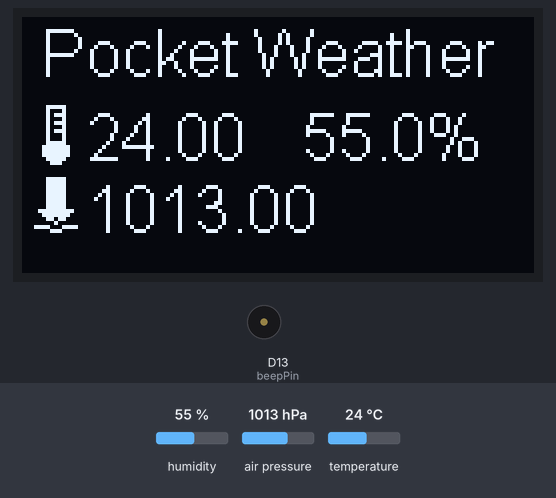
The sketch below on a simulated Seeed XIAO (SAMD21). On the bench: 128×64 one-colour display, buzzer (waves = sounding). Wiring (inferred from the names in the program): AHT10/20 sensor at I2C address 0x38. Inputs (shaded band) come from the test bench; at power-on: humidity 55 %, air pressure 1013 hPa, temperature 24 °C. Random numbers use the default seed unless the sketch sets one; what the sketch prints to the serial monitor is not drawn.

Above: at 1.7 s.
1.8 s: humidity set to 73 %
At 2.5 s:
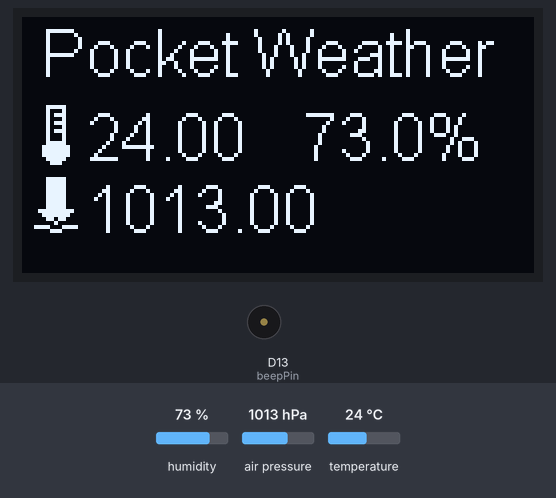
3.3 s: humidity set to 76 %
At 4.3 s:
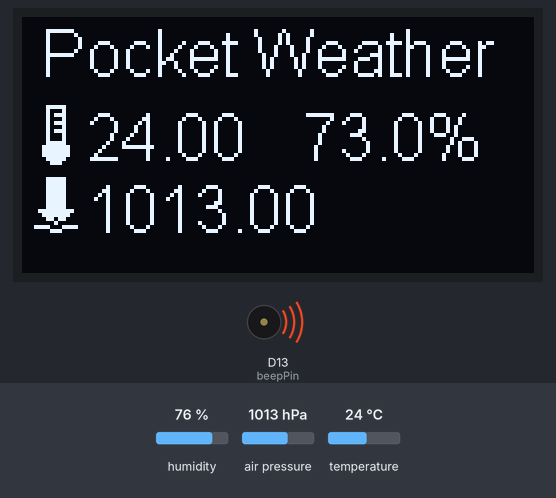
6.7 s: air pressure set to 952 hPa
At 10.0 s:
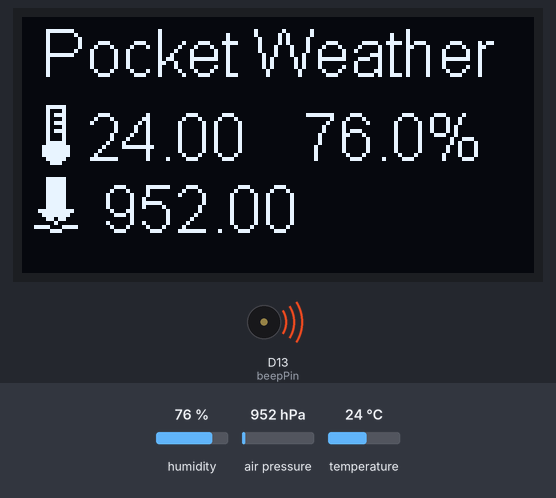
10.1 s: humidity set to 22 %
At 13.3 s:
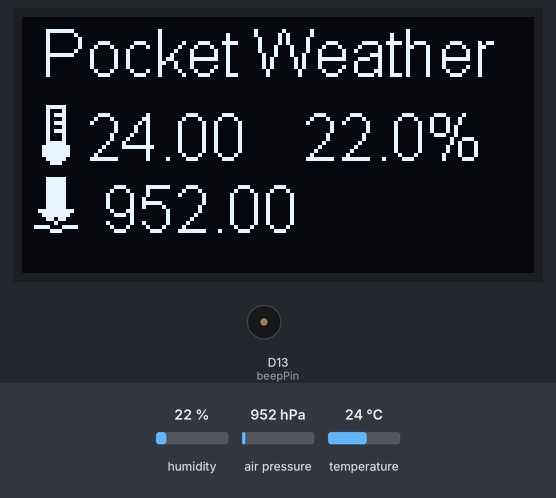
13.5 s: temperature set to 15.5 °C
At 14.8 s:
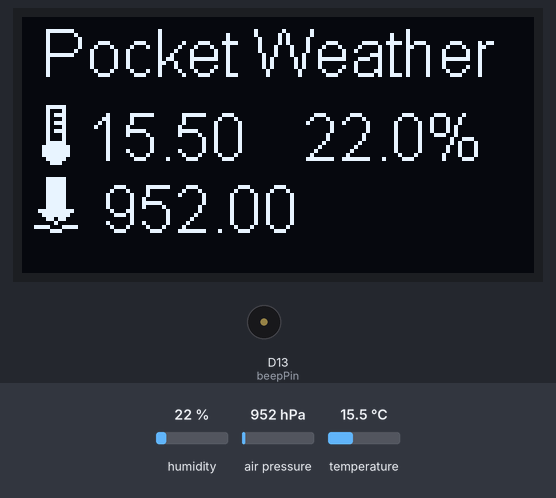
15.4 s: temperature set to 14.1 °C
At 16.6 s:
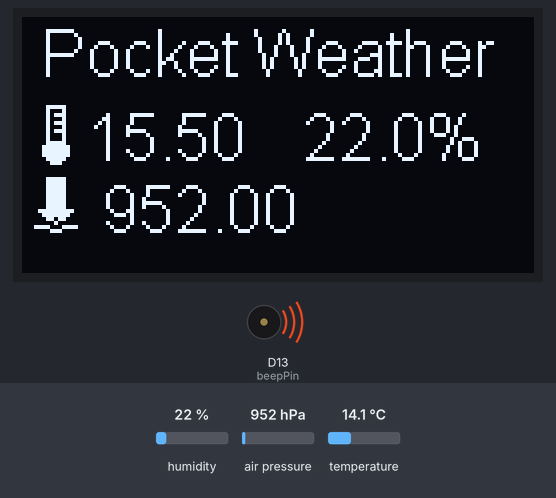
Timing chart, 0 to 19.8 s (numbered marks = the images above; inputs shaded):
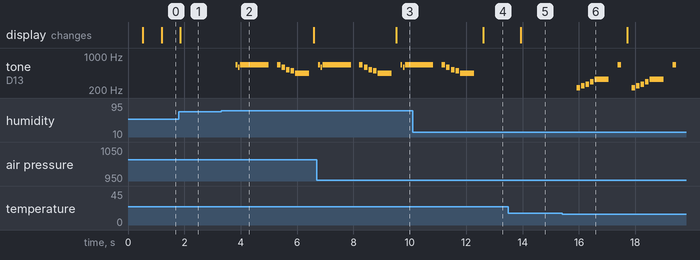

Measured:
- the behaviour switches between 74 and 75 % on humidity (found by bisection; images 1 and 2)
- the behaviour switches between 15 and 14.9 °C on temperature (found by bisection; images 5 and 6)
- after the input at 1.8 s, the display: changes after 0.05 s (image 1)
- after the input at 3.3 s, tone on D13 (beepPin): plays 659 Hz for 0.06 s, 587 Hz for 0.06 s, 659 Hz for 1.0 s, 659 Hz for 0.12 s, 587 Hz for 0.12 s, 523 Hz for 0.12 s … (8 notes in this stretch), starting after 0.53 s
- after the input at 6.7 s, the display: changes after 2.8 s (image 3)
- after the input at 10.1 s, the display: changes after 2.5 s (image 4)
- after the input at 13.5 s, the display: changes after 0.44 s (image 5)
- after the input at 15.4 s, tone on D13 (beepPin): plays 220 Hz for 0.12 s, 247 Hz for 0.12 s, 262 Hz for 0.12 s, 294 Hz for 0.12 s, 330 Hz for 0.50 s, 659 Hz for 0.12 s … (12 notes in this stretch), starting after 0.52 s

The sketch:

Mobile_WeatherStation_Match.ino
```cpp
#include <Arduino.h>
#include <Wire.h>
#include "AHT10_8266.h"
#include "BMP180_8266.h"
#include "Displayer.h"
#include <Adafruit_AHTX0.h>
#include "pitches.h"

bool isAHT10 = false;
bool isBMP180 = false;
long timeGap = 500;
long timeGapFace = 500;
long lastTime = 0;
long lastTimeFace = 0;
Displayer displayer;
Adafruit_AHTX0 aht;

uint beepPin = 13;
long highFrequency = 440;
long lowFrequency = 261.6;

int melody[] = {
  NOTE_C4, NOTE_G3, NOTE_G3, NOTE_A3, NOTE_G3, 0, NOTE_B3, NOTE_C4
};
int noteDurations[] = {
  4, 8, 8, 4, 4, 4, 4, 4
};

void setup() {
  // put your setup code here, to run once:
  Serial.begin(115200);
  Serial.println();
  Wire.begin(0x38);
  // if (! aht.begin()) {
  if (! AHT10_8266::begin()) {
    Serial.println(F("AHT10 not detected!"));
  } else {
    isAHT10 = true;
  }
  if (!BMP180_8266::begin()) {
    Serial.println(F("BMP180 not detected!"));
  } else {
    isBMP180 = true;
  }
  Serial.println("1");
  displayer.init();
  Serial.println("2");
  lastTime = millis();
  Serial.println("3");
}
float temperatureValue = 0;
float humidityValue = 0;
float pressure = 0;
void loop() {
  // put your main code here, to run repeatedly:
  if ((millis() - lastTime) >= timeGap || (millis() - lastTime) < 0) {
    Serial.println("5");
    if (isAHT10) {
      // sensors_event_t humidity, temp;
      // aht.getEvent(&humidity, &temp);
      // temperatureValue = temp.temperature;
      // humidityValue = humidity.relative_humidity;
      temperatureValue = AHT10_8266::getTemperature();
      humidityValue = AHT10_8266::getHumidity();
      Serial.print(temperatureValue);
      Serial.println(" C");
      Serial.println();

      Serial.print(humidityValue);
      Serial.println(" %");
      Serial.println();
    }
    if (isBMP180) {
      pressure = BMP180_8266::getPressure();
      Serial.print(pressure);
      Serial.println(" hPa");
      Serial.println();
    }
    lastTime = millis();
    checkAlarm(temperatureValue, humidityValue, pressure);
  }
  if ((millis() - lastTimeFace) >= timeGap || (millis() - lastTimeFace) < 0) {
    int isLaugh = random(0, 10);
    displayer.setLaugh(isLaugh>5);
    lastTimeFace = millis();
  }
  displayer.setWeatherData(temperatureValue, humidityValue, pressure);
  displayer.loop();
}

void checkAlarm(double temperature, double humidity, double pressure) {
  if (pressure <= 900) {
    alarm(0);
  }
  if (temperature <= 10) {
    alarm(4);
  } else if (temperature <= 15) {
    alarm(3);
  }
  if (temperature > 30) {
    alarm(1);
  }
  if (humidity >= 75) {
    alarm(2);
  }
}
void alarm(int type) {
  switch(type) {
    case 0:
      alarmType0();
      break;
    case 1:
      alarmType1();
      break;
    case 2:
      alarmType2();
      break;
    case 3:
      alarmType3();
      break;
    case 4:
      alarmType4();
      break;
  }
  alarmOut();
}
void alarmOut() {
  for (int thisNote = 0; thisNote < 8; thisNote++) {

    // to calculate the note duration, take one second divided by the note type.
    //e.g. quarter note = 1000 / 4, eighth note = 1000/8, etc.
    int noteDuration = 1000 / noteDurations[thisNote];
    tone(beepPin, melody[thisNote], noteDuration);

    // to distinguish the notes, set a minimum time between them.
    // the note's duration + 30% seems to work well:
    int pauseBetweenNotes = noteDuration * 1.30;
    delay(pauseBetweenNotes);
    // stop the tone playing:
    noTone(beepPin);
  }
}
void alarmType0() {
  melody[0] = NOTE_C4;
  melody[1] = NOTE_G3;
  melody[2] = NOTE_G3;
  melody[3] = NOTE_A3;
  melody[4] = NOTE_G3;
  melody[5] = 0;
  melody[6] = NOTE_B3;
  melody[7] = NOTE_C4;

  noteDurations[0] = 4;
  noteDurations[1] = 8;
  noteDurations[2] = 8;
  noteDurations[3] = 4;
  noteDurations[4] = 4;
  noteDurations[5] = 4;
  noteDurations[6] = 4;
  noteDurations[7] = 4;
}
void alarmType1() {
  melody[0] = NOTE_C5;
  melody[1] = NOTE_D5;
  melody[2] = NOTE_C5;
  melody[3] = NOTE_D5;
  melody[4] = NOTE_C5;
  melody[5] = NOTE_G4;
  melody[6] = NOTE_C5;
  melody[7] = 0;

  noteDurations[0] = 8;
  noteDurations[1] = 8;
  noteDurations[2] = 8;
  noteDurations[3] = 8;
  noteDurations[4] = 4;
  noteDurations[5] = 4;
  noteDurations[6] = 4;
  noteDurations[7] = 4;
}
void alarmType2() {
  melody[0] = NOTE_E5;
  melody[1] = NOTE_D5;
  melody[2] = NOTE_E5;
  melody[3] = NOTE_E5;
  melody[4] = NOTE_D5;
  melody[5] = NOTE_C5;
  melody[6] = NOTE_B4;
  melody[7] = NOTE_A4;

  noteDurations[0] = 16;
  noteDurations[1] = 16;
  noteDurations[2] = 1;
  noteDurations[3] = 8;
  noteDurations[4] = 8;
  noteDurations[5] = 8;
  noteDurations[6] = 8;
  noteDurations[7] = 2;
}
void alarmType3() {
  melody[0] = NOTE_A3;
  melody[1] = NOTE_B3;
  melody[2] = NOTE_C4;
  melody[3] = NOTE_D4;
  melody[4] = NOTE_E4;
  melody[5] = 0;
  melody[6] = NOTE_E5;
  melody[7] = 0;

  noteDurations[0] = 8;
  noteDurations[1] = 8;
  noteDurations[2] = 8;
  noteDurations[3] = 8;
  noteDurations[4] = 2;
  noteDurations[5] = 8;
  noteDurations[6] = 8;
  noteDurations[7] = 8;
}
void alarmType4() {
  melody[0] = NOTE_A3;
  melody[1] = NOTE_A3;
  melody[2] = 0;
  melody[3] = NOTE_A3;
  melody[4] = NOTE_A3;
  melody[5] = 0;
  melody[6] = NOTE_A3;
  melody[7] = 0;

  noteDurations[0] = 8;
  noteDurations[1] = 8;
  noteDurations[2] = 2;
  noteDurations[3] = 8;
  noteDurations[4] = 8;
  noteDurations[5] = 2;
  noteDurations[6] = 8;
  noteDurations[7] = 8;
}
```

AHT10_8266.cpp
```cpp
#include <Arduino.h>
#include <Wire.h>
#include "AHT10_8266.h"
#define SDA_PIN 4
#define SCL_PIN 5

static const uint8_t AHT10_ADDR = 0x38;

bool AHT10_8266::begin() {
  Wire.beginTransmission(AHT10_ADDR);
  Wire.write(0xE1);
  Wire.write(0x08);
  Wire.write(0x00);
  Wire.endTransmission();
  delay(500);
  unsigned char result = 0;
  Wire.requestFrom(AHT10_ADDR, (uint8_t)1);
  result = Wire.read();
  if((result & 0x68) == 0x08) {
    return true;
  } else {
    return false;
  }
}

bool AHT10_8266::reset() {
  Wire.beginTransmission(AHT10_ADDR);
  Wire.write(0xBA);
  return Wire.endTransmission() == 0;
}

bool AHT10_8266::measure(float *temp, float *hum) {
  uint8_t data[6];
  uint32_t d;

  Wire.beginTransmission(AHT10_ADDR);
  Wire.write(0xAC);
  Wire.write(0x33);
  Wire.write(0x00);
  if (Wire.endTransmission())
    return false;
  delay(75);
  if ((Wire.requestFrom(AHT10_ADDR, (uint8_t)6) != 6) || (Wire.readBytes(data, 6) != 6))
    return false;
  if (temp) {
    d = ((uint32_t)(data[3] & 0x0F) << 16) | ((uint32_t)data[4] << 8) | data[5];
    *temp = (float)d * 200 / 1048576 - 50;
  }
  if (hum) {
    d = ((uint32_t)data[1] << 12) | ((uint32_t)data[2] << 4) | (data[3] >> 4);
    *hum = (float)d * 100 / 1048576;
  }
  return true;
}

float AHT10_8266::getTemperature() {
  float result;

  if (! measure(&result, NULL))
    result = NAN;
  return result;
}

float AHT10_8266::getHumidity() {
  float result;

  if (! measure(NULL, &result))
    result = NAN;
  return result;
}
```

AHT10_8266.h
```cpp
#ifndef __AHT10_8266_H
#define __AHT10_8266_H

class AHT10_8266{
public:
  static bool begin();
  static bool reset();
  static bool measure(float *temp, float *hum);
  static float getTemperature();
  static float getHumidity();
};

#endif
```

BMP180_8266.cpp
```cpp
#include <Arduino.h>
#include <Wire.h>
#include "BMP180_8266.h"
#include <Adafruit_BMP085.h>

Adafruit_BMP085 bmp180;

bool BMP180_8266::begin() {
  return bmp180.begin();
}


float BMP180_8266::getPressure() {
  float presure = bmp180.readPressure() / 100.0;
  return presure;
}
```

BMP180_8266.h
```cpp
#ifndef __BMP180_8266_H
#define __BMP180_8266_H

class BMP180_8266 {
  public:
    static bool begin();
    static float getPressure();
};

#endif
```

Displayer.cpp
```cpp
#include <Wire.h>               // Only needed for Arduino 1.6.5 and earlier
#include "SSD1306Wire.h"        // legacy: #include "SSD1306.h"
#include "Displayer.h"
/* Uncomment the initialize the I2C address , uncomment only one, If you get a totally blank screen try the other*/
#define i2c_Address 0x3c //initialize with the I2C addr 0x3C Typically eBay OLED's
//#define i2c_Address 0x3d //initialize with the I2C addr 0x3D Typically Adafruit OLED's

#define SCREEN_WIDTH 128 // OLED display width, in pixels
#define SCREEN_HEIGHT 64 // OLED display height, in pixels
#define OLED_RESET -1   //   QT-PY / XIAO

#define LOGO16_GLCD_HEIGHT 10
#define LOGO16_GLCD_WIDTH  32
//static const unsigned char PROGMEM temperatureIcon[] =
//{ B00000000, B00000000,
//  B11000000, B00000111,
//  B01000000, B00000100,
//  B01000000, B00000111,
//  B01000000, B00000100,
//  B01000000, B00000100,
//  B11000000, B00000111,
//  B11100000, B00001111,
//  B11000000, B00000111,
//  B10000000, B00000011
//};
//static const unsigned char PROGMEM lightIcon[] =
//{
//  B00000000, B00000000,
//  B11110000, B00011111,
//  B00010000, B00011110,
//  B00010000, B00011110,
//  B00010000, B00011110,
//  B00010000, B00011110,
//  B00010000, B00011110,
//  B00010000, B00011110,
//  B11110000, B00011111,
//  B00000000, B00000000,
//};
//static const unsigned char PROGMEM pressureIcon[] =
//{ B11000000, B00000111,
//  B11000000, B00000111,
//  B11000000, B00000111,
//  B11000000, B00000111,
//  B11110000, B00011111,
//  B11100000, B00001111,
//  B11000000, B00000110,
//  B00000000, B00000001,
//  B01111000, B00111100,
//  B10000000, B00000011
//};
//static const unsigned char PROGMEM sunIcon[] =
//{
//  B00000000, B00000001,
//  B00010000, B00010001,
//  B10100000, B00001011,
//  B11100000, B00000111,
//  B11100000, B00001111,
//  B11111100, B01111111,
//  B11100000, B00001111,
//  B11000000, B00000111,
//  B10100000, B00001011,
//  B00010000, B00010001
//};
//static const unsigned char PROGMEM rainIcon[] =
//{ B00000000, B00000000,
//  B00000000, B00001000,
//  B00000000, B00011000,
//  B00000000, B00111100,
//  B00100000, B00011000,
//  B01100000, B00000000,
//  B11110000, B00000000,
//  B01100000, B00000000,
//  B00000000, B00000000
//};
static const unsigned char PROGMEM temperatureIcon[] =
{ B00000000, B00000000,
  B11000000, B00000111,
  B01000000, B00000100,
  B01000000, B00000111,
  B01000000, B00000100,
  B01000000, B00000111,
  B01000000, B00000100,
  B01000000, B00000111,
  B01000000, B00000100,
  B01000000, B00000100,
  B11000000, B00000111,
  B11100000, B00001111,
  B11100000, B00001111,
  B11100000, B00001111,
  B11000000, B00000111,
  B10000000, B00000011
};
static const unsigned char PROGMEM lightIcon[] =
{
  B00000000, B00000000,
  B00000000, B00000000,
  B11110000, B00011111,
  B00010000, B00011110,
  B00010000, B00011110,
  B00010000, B00011110,
  B00010000, B00011110,
  B00010000, B00011110,
  B00010000, B00011110,
  B00010000, B00011110,
  B00010000, B00011110,
  B00010000, B00011110,
  B00010000, B00011110,
  B11110000, B00011111,
  B00000000, B00000000,
  B00000000, B00000000
};
static const unsigned char PROGMEM pressureIcon[] =
{ B00000000, B00000000,
  B11000000, B00000111,
  B11000000, B00000111,
  B11000000, B00000111,
  B11000000, B00000111,
  B11000000, B00000111,
  B11000000, B00000111,
  B11000000, B00000111,
  B11000000, B00000111,
  B11110000, B00011111,
  B11100000, B00001111,
  B11000000, B00000110,
  B00000000, B00000001,
  B01111000, B00111100,
  B10000000, B00000011,
  B00000000, B00000000
};
static const unsigned char PROGMEM sunIcon[] =
{
  B00000000, B00000001,
  B00000000, B00000001,
  B00010000, B00010001,
  B10100000, B00001011,
  B11100000, B00000111,
  B11100000, B00001111,
  B11111100, B01111111,
  B11100000, B00001111,
  B11000000, B00000111,
  B10100000, B00001011,
  B00010000, B00010001,
  B00000000, B00000001,
  B00000000, B00000001,
  B00000000, B00000000,
  B00000000, B00000000,
  B00000000, B00000000
};
static const unsigned char PROGMEM rainIcon[] =
{
  B00000000, B00000000,
  B00000000, B00000000,
  B00000000, B00001000,
  B00000000, B00011000,
  B00000000, B00111100,
  B00100000, B00011000,
  B01100000, B00000000,
  B11110000, B00000000,
  B01100000, B00000000,
  B00000000, B00000100,
  B00000000, B00001100,
  B00010000, B00011110,
  B00110000, B00001100,
  B01111000, B00000000,
  B00110000, B00000000,
  B00000000, B00000000
};

static const unsigned char PROGMEM faceLaugh[] =
{
  B00110000, B00001100,
  B11111110, B01111111,
  B00000010, B01000000,
  B00010010, B01001000,
  B00101010, B01010100,
  B01000110, B01100010,
  B00000010, B01000000,
  B00000010, B01000000,
  B00000010, B01000000,
  B00001010, B01010000,
  B00001010, B01010000,
  B00100010, B01000100,
  B11000010, B01000011,
  B00000010, B01000000,
  B11111110, B01111111,
  B00000000, B00000000
};

static const unsigned char PROGMEM faceNormal[] =
{
  B00110000, B00001100,
  B11111110, B01111111,
  B00000010, B01000000,
  B00010010, B01001000,
  B00101010, B01010100,
  B01000110, B01100010,
  B00110010, B01001100,
  B00000010, B01000000,
  B00000010, B01000000,
  B00000010, B01000000,
  B00000010, B01000000,
  B11100010, B01000111,
  B00000010, B01000000,
  B00000010, B01000000,
  B11111110, B01111111,
  B00000000, B00000000
};

#define ICON16_GLCD_HEIGHT 16
#define ICON16_GLCD_WIDTH  16

Displayer::Displayer() {
}
void Displayer::init() {
  _displayer = new SSD1306Wire(0x3c, D2, D1);
  _displayer->init();
  _displayer->flipScreenVertically();
  _displayer->setFont(ArialMT_Plain_10);
}
void Displayer::drarwTitle(String title) {
  _displayer->setFont(ArialMT_Plain_16);
  _displayer->drawString(5, 0, title);
}
void Displayer::displayWeather() {
  if (isWeatherDataReceived) {
    _displayer->setFont(ArialMT_Plain_10);
    this->drarwTitle("Pocket Weather");
    char t1[6];
    String t(_temperature,2);
    strcpy(t1, t.c_str());

    char h1[7];
    String h(_humidity,1);
    h.concat("%");
    strcpy(h1, h.c_str());
    this->drawLineOne(t1, h1);
    this->drawLineTwo(_pressure);
    isWeatherDataReceived = false;
  }
}
void Displayer::setWeatherData(double temperature, double humidity, double pressure) {
  _temperature = temperature;
  _humidity = humidity;
  dtostrf(pressure, 7, 2, _pressure);
  isWeatherDataReceived = true;
}
void Displayer::drawTextImage(const uint8_t *bitmap, uint8_t left, uint8_t top) {
  _displayer->drawXbm(left, top, ICON16_GLCD_WIDTH, ICON16_GLCD_HEIGHT, bitmap);
}
void Displayer::drawLineOne(const char *temperature, const char *humidity) {
  this->drawTextImage(temperatureIcon, 0, 21);

  _displayer->drawString(16, 21, temperature);
  _displayer->drawString(16 * 5 - 10, 21, humidity);
}
void Displayer::drawLineTwo(char *pressure) {
  this->drawTextImage(pressureIcon, 0, 39);

  _displayer->drawString(16, 39, pressure);
  // if (_isLaugh) {
  //   this->drawTextImage(faceLaugh, 16 * 5 - 3, 39);
  // } else {
  //   this->drawTextImage(faceNormal, 16 * 5 - 6, 39);
  // }
}
void Displayer::setLaugh(bool isLaugh) {
  _isLaugh = isLaugh;
}
void Displayer::loop() {
  _displayer->clear();
  displayWeather();
  _displayer->display();
}
```

Displayer.h
```cpp
#ifndef _DISPLAYER_H__
#define _DISPLAYER_H__
#include "SSD1306Wire.h"
class Displayer {
  private:
    SSD1306Wire* _displayer;
    double _temperature;
    double _humidity;
    char _pressure[7];
    boolean isWeatherDataReceived = false;

    int _hetunBright;
    int _hetunPumb;
    bool _hetunHeater;
    double _hetunTemperature;

    int _leilongBright;
    int _leilongPumb;
    bool _leilongHeater;
    double _leilongTemperature;

    bool _isLaugh = false;
  private:
    void drawTextImage(const uint8_t *bitmap, uint8_t left, uint8_t top);
    void drawActiveInactiveIcon(const uint8_t *bitmap, uint8_t left, uint8_t top);
    int currentPage = 0;

  public:
    Displayer();
    void init();
    void setLaugh(bool isLaugh);
    void drarwTitle(String title);
    void drawLineOne(const char *temperature, const char *humidity);
    void drawLineTwo(char *pressure);
    void setWeatherData(double temperature, double humidity, double pressure);
    void displayWeather();
    void loop();
};
#endif
```

pitches.h
```cpp
/*************************************************
   Public Constants
 *************************************************/

#define NOTE_B0 31
#define NOTE_C1 33
#define NOTE_CS1 35
#define NOTE_D1 37
#define NOTE_DS1 39
#define NOTE_E1 41
#define NOTE_F1 44
#define NOTE_FS1 46
#define NOTE_G1 49
#define NOTE_GS1 52
#define NOTE_A1 55
#define NOTE_AS1 58
#define NOTE_B1 62
#define NOTE_C2 65
#define NOTE_CS2 69
#define NOTE_D2 73
#define NOTE_DS2 78
#define NOTE_E2 82
#define NOTE_F2 87
#define NOTE_FS2 93
#define NOTE_G2 98
#define NOTE_GS2 104
#define NOTE_A2 110
#define NOTE_AS2 117
#define NOTE_B2 123
#define NOTE_C3 131
#define NOTE_CS3 139
#define NOTE_D3 147
#define NOTE_DS3 156
#define NOTE_E3 165
#define NOTE_F3 175
#define NOTE_FS3 185
#define NOTE_G3 196
#define NOTE_GS3 208
#define NOTE_A3 220
#define NOTE_AS3 233
#define NOTE_B3 247
#define NOTE_C4 262
#define NOTE_CS4 277
#define NOTE_D4 294
#define NOTE_DS4 311
#define NOTE_E4 330
#define NOTE_F4 349
#define NOTE_FS4 370
#define NOTE_G4 392
#define NOTE_GS4 415
#define NOTE_A4 440
#define NOTE_AS4 466
#define NOTE_B4 494
#define NOTE_C5 523
#define NOTE_CS5 554
#define NOTE_D5 587
#define NOTE_DS5 622
#define NOTE_E5 659
#define NOTE_F5 698
#define NOTE_FS5 740
#define NOTE_G5 784
#define NOTE_GS5 831
#define NOTE_A5 880
#define NOTE_AS5 932
#define NOTE_B5 988
#define NOTE_C6 1047
#define NOTE_CS6 1109
#define NOTE_D6 1175
#define NOTE_DS6 1245
#define NOTE_E6 1319
#define NOTE_F6 1397
#define NOTE_FS6 1480
#define NOTE_G6 1568
#define NOTE_GS6 1661
#define NOTE_A6 1760
#define NOTE_AS6 1865
#define NOTE_B6 1976
#define NOTE_C7 2093
#define NOTE_CS7 2217
#define NOTE_D7 2349
#define NOTE_DS7 2489
#define NOTE_E7 2637
#define NOTE_F7 2794
#define NOTE_FS7 2960
#define NOTE_G7 3136
#define NOTE_GS7 3322
#define NOTE_A7 3520
#define NOTE_AS7 3729
#define NOTE_B7 3951
#define NOTE_C8 4186
#define NOTE_CS8 4435
#define NOTE_D8 4699
#define NOTE_DS8 4978
```
